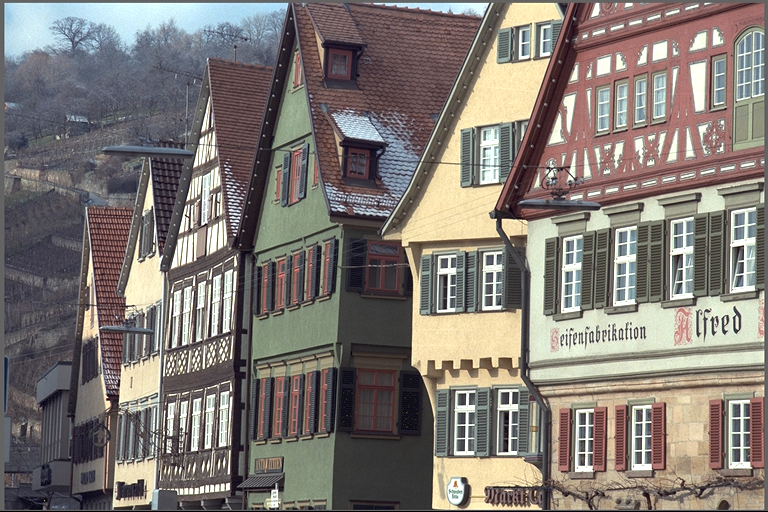
#> input picture 7角点检测/test2.jpg, 768 x 512 px
$ jupyter execute '7.1Harris角点检测.ipynb'
#> lines starting #> are read from the running program, lines starting #| are printed output that depends on the picture; after the words box and inside, x2 and y2 are one past the last pixel; in counts of white or black regions, pixels touching at a corner belong together
[cell 1]
import cv2
import numpy as np
import matplotlib.pyplot as plt

# ---------------------- 1. 准备测试图像（统一使用 test1.jpg）----------------------
def get_test_image():
    img = cv2.imread("test2.jpg")
#> img is the input picture: shape (512, 768, 3); mean B, G, R 116, 121.1, 128

    # 读取失败时，生成备用人工棋盘格图（防止程序报错）
    if img is None:
        print("提示：未找到，自动生成备用人工角点图")
        img = np.ones((400, 400, 3), dtype=np.uint8) * 255
        grid_step = 80
        for i in range(0, 401, grid_step):
            cv2.line(img, (i, 0), (i, 400), (0, 0, 0), 2)
            cv2.line(img, (0, i), (400, i), (0, 0, 0), 2)

    return img

# 获取统一测试图像
test_img = get_test_image()
# 转为灰度图（两种算法均需要灰度输入）
test_gray = cv2.cvtColor(test_img, cv2.COLOR_BGR2GRAY)
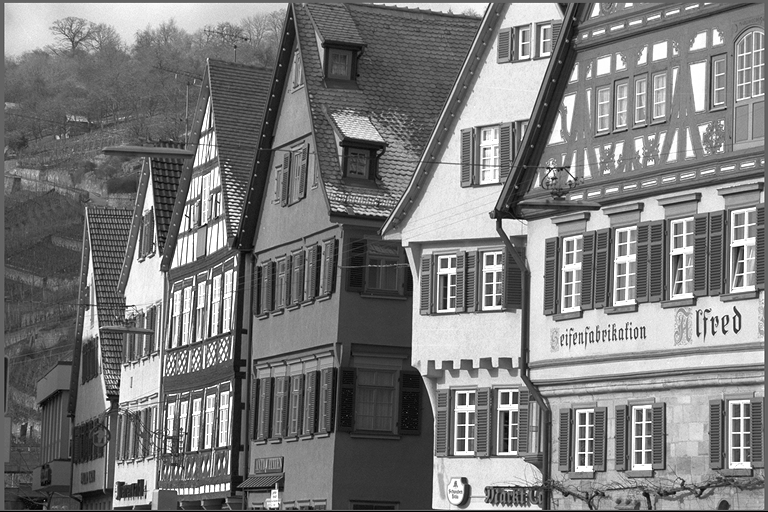
#> test_gray: shape (512, 768); min 0, max 255, mean 122.6

# ---------------------- 2. 定义两种角点检测函数（统一参数风格）----------------------
def harris_corner_detect(img, gray, block_size=2, ksize=3, k=0.04, threshold=0.01):
    """
    Harris 角点检测（封装 OpenCV 接口，统一输出格式）
    """
#> called with block_size = 2, ksize = 3, k = 0.04, threshold = 0.01
    # 转换为 32 位浮点型（Harris 要求输入格式）
    gray_float = np.float32(gray)

    # 调用 Harris 角点检测
    harris_dst = cv2.cornerHarris(gray_float, blockSize=block_size, ksize=ksize, k=k)
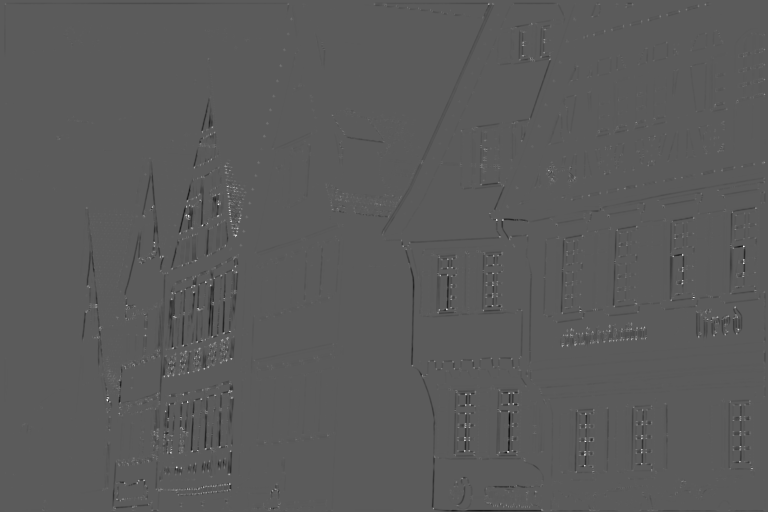
#> harris_dst: shape (512, 768) float32; min -92577616, max 165541056, mean -455511.8; drawn with min black and max white

    # 膨胀结果（增强角点显示效果，非必需）
    harris_dst = cv2.dilate(harris_dst, None)
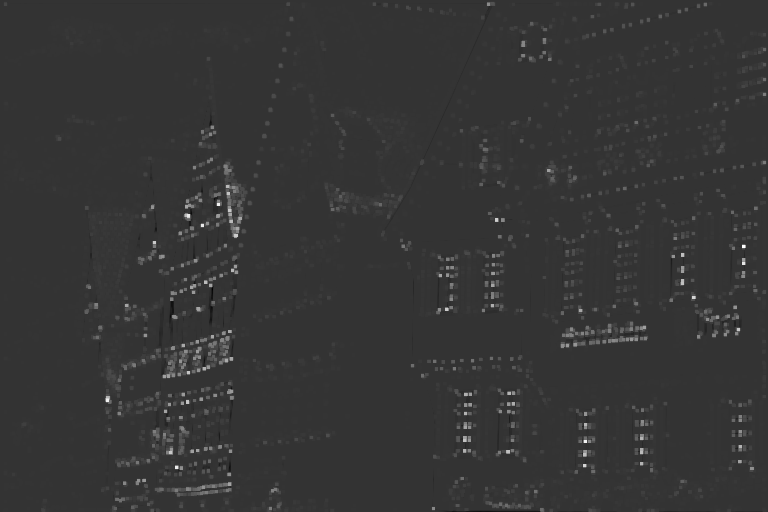
#> harris_dst: shape (512, 768) float32; min -42310476, max 165541056, mean 1762591.1; drawn with min black and max white

    # 复制原始图像用于绘制角点
    img_harris = img.copy()
    # 标记角点（红色：BGR 格式 (0, 0, 255)）
    img_harris[harris_dst > threshold * harris_dst.max()] = (0, 0, 255)
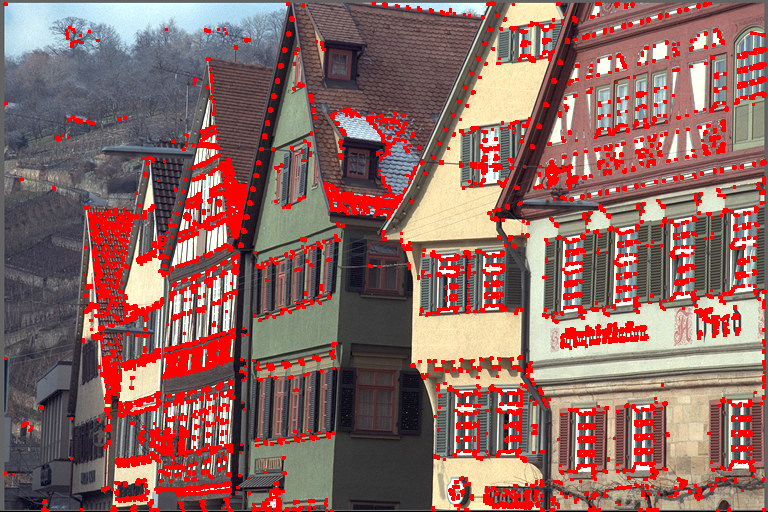
#> img_harris: shape (512, 768, 3); 12.31% of pixels changed, all inside (x1, y1, x2, y2) = (3, 1, 767, 512)

    return img_harris, harris_dst

def shi_tomasi_corner_detect(img, gray, max_corners=150, quality_level=0.01, min_distance=10):
    """
    Shi-Tomasi 角点检测（封装 OpenCV 接口，统一输出格式）
    """
#> called with max_corners = 150, quality_level = 0.01, min_distance = 10
    # 调用 Shi-Tomasi 角点检测（OpenCV 官方接口：goodFeaturesToTrack）
    corners = cv2.goodFeaturesToTrack(
        gray,
        maxCorners=max_corners,       # 最大检测角点数量
        qualityLevel=quality_level,   # 角点质量阈值（0~1，仅保留高于该值的角点）
        minDistance=min_distance,     # 角点之间的最小欧氏距离
        useHarrisDetector=False       # 禁用 Harris 检测，使用纯 Shi-Tomasi 算法
    )
#> corners = 150 rows, first 8: [107, 397], [681, 283], [507, 451], [584, 454], [743, 246], [496, 219], [682, 254], [205, 448]

    # 复制原始图像用于绘制角点
    img_shi_tomasi = img.copy()
    # 绘制角点（绿色：BGR 格式 (0, 255, 0)，圆形标记）
    if corners is not None:
        # 兼容新版本 NumPy，转换为整数坐标
        corners = np.int64(corners)
        for corner in corners:
            x, y = corner.ravel()
            cv2.circle(img_shi_tomasi, (x, y), 4, (0, 255, 0), -1)  # 实心圆标记
#> this loop made 150 passes
#> (x, y) on passes 1 to 12: (107, 397), (681, 283), (507, 451), (584, 454), (743, 246), (496, 219), (682, 254), (205, 448), (202, 224), (219, 446), (692, 296), (170, 452)
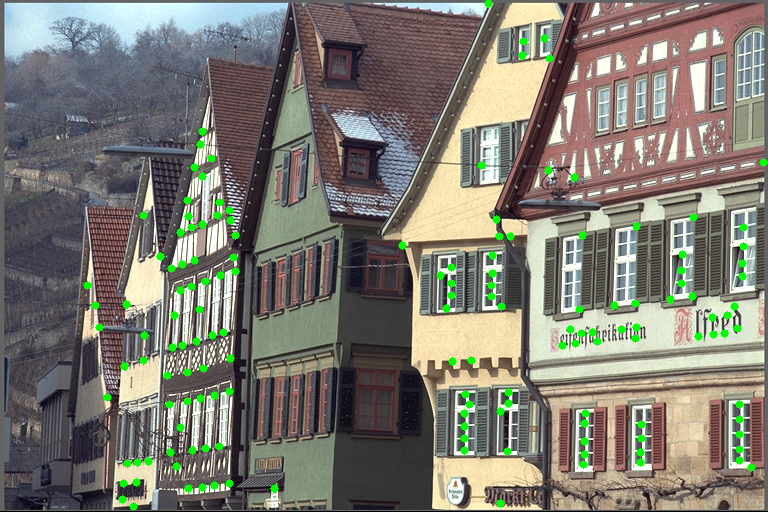
#> img_shi_tomasi: shape (512, 768, 3); 1.87% of pixels changed, all inside (x1, y1, x2, y2) = (83, 0, 768, 511)

    return img_shi_tomasi, corners

# ---------------------- 3. 执行两种算法（统一参数，保证对比公平性）----------------------
# 对 test1.jpg 执行两种角点检测
test_harris, _ = harris_corner_detect(test_img, test_gray)
test_shi_tomasi, _ = shi_tomasi_corner_detect(test_img, test_gray)

# ---------------------- 4. 可视化对比结果（单图双算法，清晰直观）----------------------
plt.rcParams["figure.figsize"] = (16, 8)
plt.rcParams["font.sans-serif"] = ["SimHei"]  # 支持中文标注
plt.rcParams["axes.unicode_minus"] = False  # 解决负号显示问题

# 子图1：Harris 检测结果
plt.subplot(1, 2, 1)
plt.imshow(cv2.cvtColor(test_harris, cv2.COLOR_BGR2RGB))
plt.title("test1.jpg - Harris 角点检测（红色标记）")
plt.axis("off")

# 子图2：Shi-Tomasi 检测结果
plt.subplot(1, 2, 2)
plt.imshow(cv2.cvtColor(test_shi_tomasi, cv2.COLOR_BGR2RGB))
plt.title("test1.jpg - Shi-Tomasi 角点检测（绿色标记）")
plt.axis("off")

# 调整子图间距，避免重叠
plt.tight_layout()
plt.show()
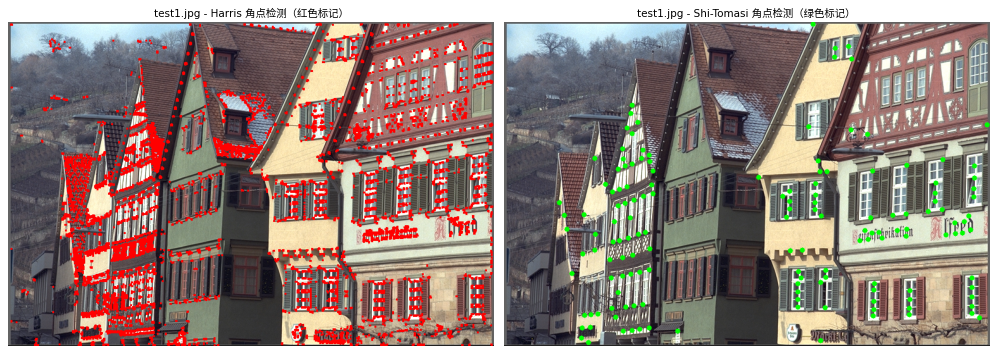
#> figure drawn by matplotlib, 2 panels

$ run again, with 7角点检测/test1.jpg copied over 7角点检测/test2.jpg
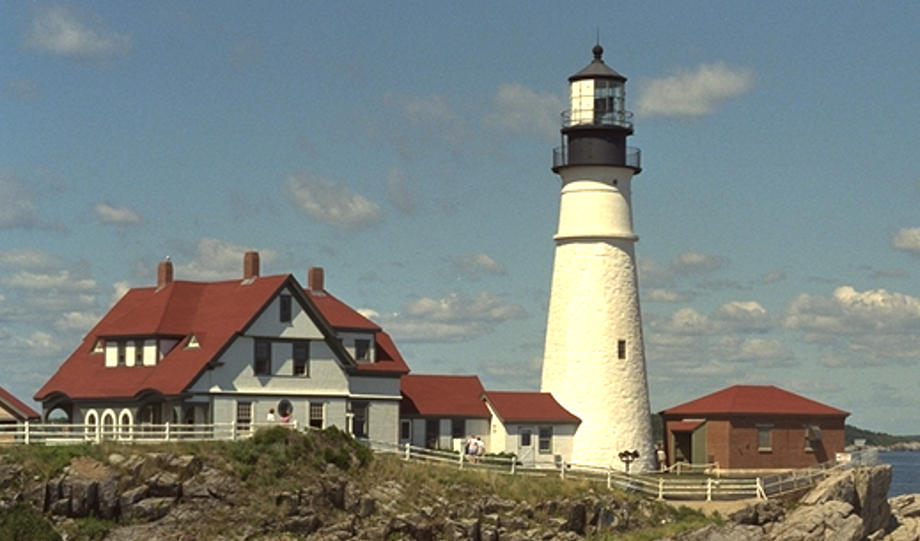
#> input picture 7角点检测/test1.jpg, 920 x 541 px
#> in get_test_image, img is the input picture: shape (541, 920, 3); mean B, G, R 126.1, 130.1, 122.8
#> in harris_corner_detect, `img_harris[harris_dst > threshold * harris_dst.max()] = (0, 0, 255)`:
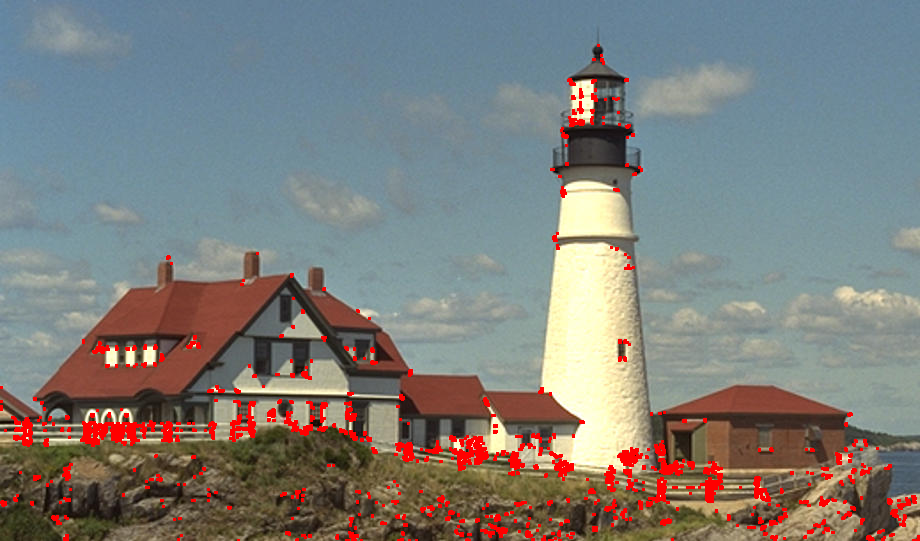
#> img_harris: shape (541, 920, 3); 3.19% of pixels changed, all inside (x1, y1, x2, y2) = (0, 44, 920, 541)
#> corners = 150 rows, first 8: [401, 397], [569, 465], [323, 428], [755, 483], [167, 423], [454, 450], [26, 422], [629, 456]
#> the loop in shi_tomasi_corner_detect, `for corner in corners:` made 150 passes
#> `plt.show()`:
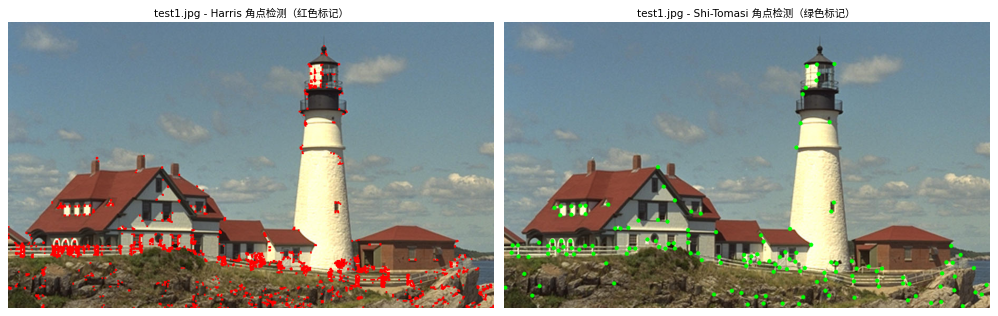
#> figure drawn by matplotlib, 2 panels

$ run again, with 7角点检测/img1.jpg copied over 7角点检测/test2.jpg
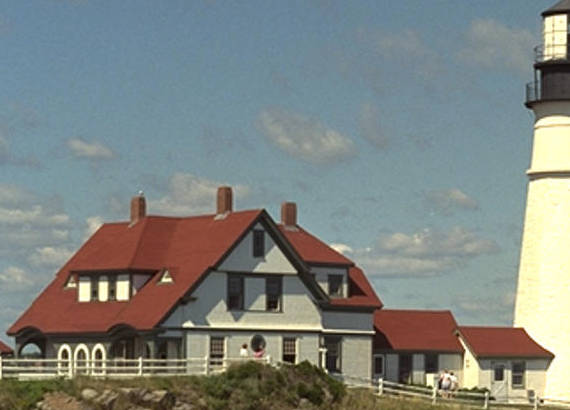
#> input picture 7角点检测/img1.jpg, 570 x 410 px
#> in get_test_image, img is the input picture: shape (410, 570, 3); mean B, G, R 128.6, 132.6, 126.9
#> in harris_corner_detect, `img_harris[harris_dst > threshold * harris_dst.max()] = (0, 0, 255)`:
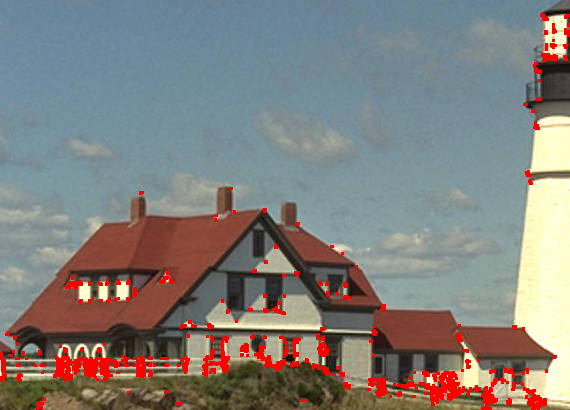
#> img_harris: shape (410, 570, 3); 3.41% of pixels changed, all inside (x1, y1, x2, y2) = (0, 13, 570, 410)
#> corners = 150 rows, first 8: [374, 332], [542, 400], [296, 363], [427, 385], [439, 388], [2, 366], [140, 358], [67, 362]
#> the loop in shi_tomasi_corner_detect, `for corner in corners:` made 150 passes
#> `plt.show()`:
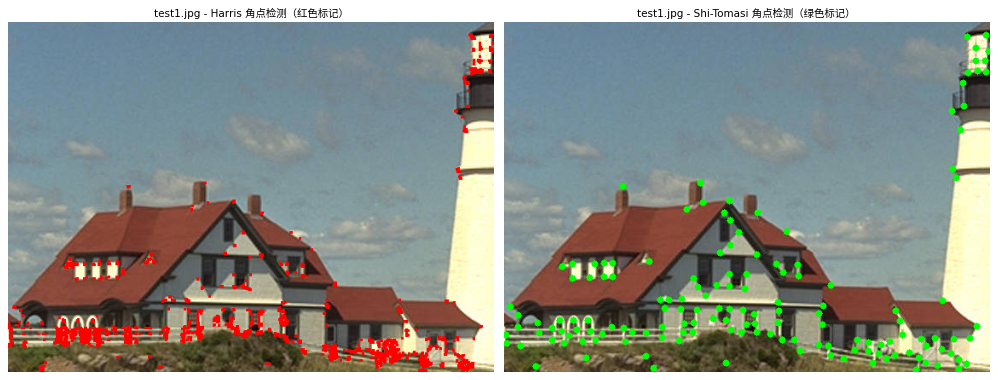
#> figure drawn by matplotlib, 2 panels
